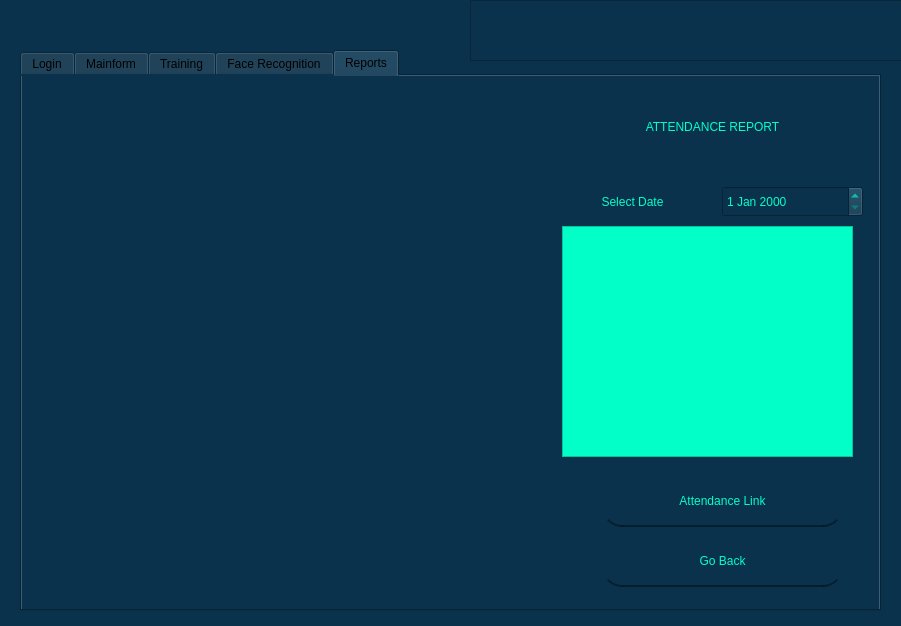
<?xml version="1.0" encoding="UTF-8"?>
<ui version="4.0">
 <class>MainWindow</class>
 <widget class="QMainWindow" name="MainWindow">
  <property name="geometry">
   <rect>
    <x>0</x>
    <y>0</y>
    <width>901</width>
    <height>626</height>
   </rect>
  </property>
  <property name="windowTitle">
   <string>MainWindow</string>
  </property>
  <property name="styleSheet">
   <string notr="true">background-color: rgb(10, 50, 76);</string>
  </property>
  <widget class="QWidget" name="centralwidget">
   <widget class="QTabWidget" name="tabWidget">
    <property name="geometry">
     <rect>
      <x>20</x>
      <y>50</y>
      <width>861</width>
      <height>561</height>
     </rect>
    </property>
    <property name="currentIndex">
     <number>4</number>
    </property>
    <widget class="QWidget" name="tab">
     <attribute name="title">
      <string>Login</string>
     </attribute>
     <widget class="QLabel" name="label">
      <property name="geometry">
       <rect>
        <x>-6</x>
        <y>-5</y>
        <width>861</width>
        <height>541</height>
       </rect>
      </property>
      <property name="text">
       <string/>
      </property>
      <property name="pixmap">
       <pixmap>images/login.png</pixmap>
      </property>
      <property name="scaledContents">
       <bool>true</bool>
      </property>
     </widget>
     <widget class="QLabel" name="label_2">
      <property name="geometry">
       <rect>
        <x>30</x>
        <y>30</y>
        <width>321</width>
        <height>61</height>
       </rect>
      </property>
      <property name="styleSheet">
       <string notr="true">color: rgb(2, 255, 200);

font: 75 11pt &quot;Terminal&quot;;
background-color: rgba(255, 255, 255, 0);</string>
      </property>
      <property name="text">
       <string>Face Recognition Attendance system</string>
      </property>
      <property name="alignment">
       <set>Qt::AlignCenter</set>
      </property>
      <property name="wordWrap">
       <bool>true</bool>
      </property>
     </widget>
     <widget class="QLabel" name="LOGININFO">
      <property name="geometry">
       <rect>
        <x>30</x>
        <y>110</y>
        <width>321</width>
        <height>61</height>
       </rect>
      </property>
      <property name="styleSheet">
       <string notr="true">color: rgb(2, 255, 200);

font: 75 11pt &quot;Terminal&quot;;
background-color: rgba(255, 255, 255, 0);</string>
      </property>
      <property name="text">
       <string/>
      </property>
      <property name="alignment">
       <set>Qt::AlignCenter</set>
      </property>
      <property name="wordWrap">
       <bool>true</bool>
      </property>
     </widget>
     <widget class="QLabel" name="label_3">
      <property name="geometry">
       <rect>
        <x>20</x>
        <y>160</y>
        <width>321</width>
        <height>61</height>
       </rect>
      </property>
      <property name="styleSheet">
       <string notr="true">color: rgb(2, 255, 200);

font: 75 11pt &quot;Terminal&quot;;
background-color: rgba(255, 255, 255, 0);</string>
      </property>
      <property name="text">
       <string>Enter the password</string>
      </property>
      <property name="alignment">
       <set>Qt::AlignCenter</set>
      </property>
      <property name="wordWrap">
       <bool>true</bool>
      </property>
     </widget>
     <widget class="QLineEdit" name="PASSWORD">
      <property name="geometry">
       <rect>
        <x>20</x>
        <y>220</y>
        <width>331</width>
        <height>51</height>
       </rect>
      </property>
      <property name="styleSheet">
       <string notr="true">QLineEdit#PASSWORD{
	background-color: rgb(10, 50, 76);
	border-radius:20px;
	border-bottom:2px solid rgba(1,1,1,1);
	padding:10px;
	font: 11pt &quot;Terminal&quot;;
	color: rgb(2, 255, 200);
}

QLineEdit#PASSWORD:hover{
	background-color: rgb(10, 60, 76);
	color: rgb(20, 255, 200);
}</string>
      </property>
      <property name="echoMode">
       <enum>QLineEdit::Password</enum>
      </property>
     </widget>
     <widget class="QPushButton" name="LOGINBUTTON">
      <property name="geometry">
       <rect>
        <x>30</x>
        <y>330</y>
        <width>141</width>
        <height>51</height>
       </rect>
      </property>
      <property name="styleSheet">
       <string notr="true">QPushButton#LOGINBUTTON{
border-radius:20px;
border-bottom:2px solid rgba(0,0,0,100);
color: rgb(2,255,200);
font: 11pt &quot;Terminal&quot;;
padding:10px;
}

QPushButton#LOGINBUTTON:hover{
background-color:rgb(10,60,76);
color: rgb(2,255,200);

}</string>
      </property>
      <property name="text">
       <string>Login</string>
      </property>
     </widget>
     <widget class="QPushButton" name="CLOSEBUTTON">
      <property name="geometry">
       <rect>
        <x>210</x>
        <y>330</y>
        <width>141</width>
        <height>51</height>
       </rect>
      </property>
      <property name="styleSheet">
       <string notr="true">QPushButton#CLOSEBUTTON{
border-radius:20px;
border-bottom:2px solid rgba(0,0,0,100);
color: rgb(2,255,200);
font: 11pt &quot;Terminal&quot;;
padding:10px;
}

QPushButton#CLOSEBUTTON:hover{
background-color:rgb(10,60,76);
color: rgb(2,255,200);

}</string>
      </property>
      <property name="text">
       <string>Close</string>
      </property>
     </widget>
    </widget>
    <widget class="QWidget" name="tab_2">
     <attribute name="title">
      <string>Mainform</string>
     </attribute>
     <widget class="QLabel" name="label_4">
      <property name="geometry">
       <rect>
        <x>0</x>
        <y>0</y>
        <width>861</width>
        <height>571</height>
       </rect>
      </property>
      <property name="text">
       <string/>
      </property>
      <property name="pixmap">
       <pixmap>images/mainform.png</pixmap>
      </property>
      <property name="scaledContents">
       <bool>true</bool>
      </property>
     </widget>
     <widget class="QPushButton" name="TRAINLINK1">
      <property name="geometry">
       <rect>
        <x>60</x>
        <y>90</y>
        <width>281</width>
        <height>61</height>
       </rect>
      </property>
      <property name="styleSheet">
       <string notr="true">QPushButton#TRAINLINK1{
border-radius:20px;
border-bottom:2px solid rgba(0,0,0,100);
color: rgb(2,255,200);
font: 11pt &quot;Terminal&quot;;
padding:10px;
}

QPushButton#TRAINLINK1:hover{
background-color:rgb(10,60,76);
color: rgb(2,255,200);

}</string>
      </property>
      <property name="text">
       <string>Train User</string>
      </property>
     </widget>
     <widget class="QPushButton" name="REPORTSLINK1">
      <property name="geometry">
       <rect>
        <x>60</x>
        <y>290</y>
        <width>281</width>
        <height>61</height>
       </rect>
      </property>
      <property name="styleSheet">
       <string notr="true">QPushButton#REPORTSLINK1{
border-radius:20px;
border-bottom:2px solid rgba(0,0,0,100);
color: rgb(2,255,200);
font: 11pt &quot;Terminal&quot;;
padding:10px;
}

QPushButton#REPORTSLINK1:hover{
background-color:rgb(10,60,76);
color: rgb(2,255,200);

}</string>
      </property>
      <property name="text">
       <string>Reports</string>
      </property>
     </widget>
     <widget class="QPushButton" name="ATTLINK1">
      <property name="geometry">
       <rect>
        <x>60</x>
        <y>190</y>
        <width>281</width>
        <height>61</height>
       </rect>
      </property>
      <property name="styleSheet">
       <string notr="true">QPushButton#ATTLINK1{
border-radius:20px;
border-bottom:2px solid rgba(0,0,0,100);
color: rgb(2,255,200);
font: 11pt &quot;Terminal&quot;;
padding:10px;
}

QPushButton#ATTLINK1:hover{
background-color:rgb(10,60,76);
color: rgb(2,255,200);

}</string>
      </property>
      <property name="text">
       <string>Attendance Entry</string>
      </property>
     </widget>
     <widget class="QPushButton" name="LOGOUTBUTTON">
      <property name="geometry">
       <rect>
        <x>60</x>
        <y>390</y>
        <width>281</width>
        <height>61</height>
       </rect>
      </property>
      <property name="styleSheet">
       <string notr="true">QPushButton#LOGOUTBUTTON{
border-radius:20px;
border-bottom:2px solid rgba(0,0,0,100);
color: rgb(2,255,200);
font: 11pt &quot;Terminal&quot;;
padding:10px;
}

QPushButton#LOGOUTBUTTON:hover{
background-color:rgb(10,60,76);
color: rgb(2,255,200);

}</string>
      </property>
      <property name="text">
       <string>Logout</string>
      </property>
     </widget>
    </widget>
    <widget class="QWidget" name="tab_3">
     <attribute name="title">
      <string>Training</string>
     </attribute>
     <widget class="QLabel" name="label_5">
      <property name="geometry">
       <rect>
        <x>0</x>
        <y>0</y>
        <width>861</width>
        <height>571</height>
       </rect>
      </property>
      <property name="text">
       <string/>
      </property>
      <property name="pixmap">
       <pixmap>images/training.png</pixmap>
      </property>
      <property name="scaledContents">
       <bool>true</bool>
      </property>
     </widget>
     <widget class="QLabel" name="label_6">
      <property name="geometry">
       <rect>
        <x>50</x>
        <y>40</y>
        <width>321</width>
        <height>61</height>
       </rect>
      </property>
      <property name="styleSheet">
       <string notr="true">color: rgb(2, 255, 200);

font: 75 11pt &quot;Terminal&quot;;
background-color: rgba(255, 255, 255, 0);</string>
      </property>
      <property name="text">
       <string>TRAINING PROCESS</string>
      </property>
      <property name="alignment">
       <set>Qt::AlignCenter</set>
      </property>
      <property name="wordWrap">
       <bool>true</bool>
      </property>
     </widget>
     <widget class="QLineEdit" name="traineeName">
      <property name="geometry">
       <rect>
        <x>50</x>
        <y>180</y>
        <width>331</width>
        <height>51</height>
       </rect>
      </property>
      <property name="styleSheet">
       <string notr="true">QLineEdit#traineeName{
	background-color: rgb(10, 50, 76);
	border-radius:20px;
	border-bottom:2px solid rgba(1,1,1,1);
	padding:10px;
	font: 11pt &quot;Terminal&quot;;
	color: rgb(2, 255, 200);
}

QLineEdit#traineeName:hover{
	background-color: rgb(10, 60, 76);
	color: rgb(20, 255, 200);
}</string>
      </property>
      <property name="echoMode">
       <enum>QLineEdit::Normal</enum>
      </property>
     </widget>
     <widget class="QLabel" name="label_7">
      <property name="geometry">
       <rect>
        <x>60</x>
        <y>120</y>
        <width>321</width>
        <height>61</height>
       </rect>
      </property>
      <property name="styleSheet">
       <string notr="true">color: rgb(2, 255, 200);

font: 75 11pt &quot;Terminal&quot;;
background-color: rgba(255, 255, 255, 0);</string>
      </property>
      <property name="text">
       <string>Enter the person name</string>
      </property>
      <property name="alignment">
       <set>Qt::AlignLeading|Qt::AlignLeft|Qt::AlignVCenter</set>
      </property>
      <property name="wordWrap">
       <bool>true</bool>
      </property>
     </widget>
     <widget class="QLabel" name="label_8">
      <property name="geometry">
       <rect>
        <x>50</x>
        <y>250</y>
        <width>321</width>
        <height>61</height>
       </rect>
      </property>
      <property name="styleSheet">
       <string notr="true">color: rgb(2, 255, 200);

font: 75 11pt &quot;Terminal&quot;;
background-color: rgba(255, 255, 255, 0);</string>
      </property>
      <property name="text">
       <string>Number of training captures</string>
      </property>
      <property name="alignment">
       <set>Qt::AlignLeading|Qt::AlignLeft|Qt::AlignVCenter</set>
      </property>
      <property name="wordWrap">
       <bool>true</bool>
      </property>
     </widget>
     <widget class="QLineEdit" name="trainingCount">
      <property name="geometry">
       <rect>
        <x>50</x>
        <y>310</y>
        <width>331</width>
        <height>51</height>
       </rect>
      </property>
      <property name="styleSheet">
       <string notr="true">QLineEdit#trainingCount{
	background-color: rgb(10, 50, 76);
	border-radius:20px;
	border-bottom:2px solid rgba(1,1,1,1);
	padding:10px;
	font: 11pt &quot;Terminal&quot;;
	color: rgb(2, 255, 200);
}

QLineEdit#trainingCount:hover{
	background-color: rgb(10, 60, 76);
	color: rgb(20, 255, 200);
}</string>
      </property>
      <property name="text">
       <string>100</string>
      </property>
      <property name="echoMode">
       <enum>QLineEdit::Normal</enum>
      </property>
     </widget>
     <widget class="QPushButton" name="TRAININGBUTTON">
      <property name="geometry">
       <rect>
        <x>50</x>
        <y>410</y>
        <width>141</width>
        <height>51</height>
       </rect>
      </property>
      <property name="styleSheet">
       <string notr="true">QPushButton#TRAININGBUTTON{
border-radius:20px;
border-bottom:2px solid rgba(0,0,0,100);
color: rgb(2,255,200);
font: 11pt &quot;Terminal&quot;;
padding:10px;
}

QPushButton#TRAININGBUTTON:hover{
background-color:rgb(10,60,76);
color: rgb(2,255,200);

}</string>
      </property>
      <property name="text">
       <string>Train</string>
      </property>
     </widget>
     <widget class="QPushButton" name="TRAININGBACK">
      <property name="geometry">
       <rect>
        <x>230</x>
        <y>410</y>
        <width>141</width>
        <height>51</height>
       </rect>
      </property>
      <property name="styleSheet">
       <string notr="true">QPushButton#TRAININGBACK{
border-radius:20px;
border-bottom:2px solid rgba(0,0,0,100);
color: rgb(2,255,200);
font: 11pt &quot;Terminal&quot;;
padding:10px;
}

QPushButton#TRAININGBACK:hover{
background-color:rgb(10,60,76);
color: rgb(2,255,200);

}</string>
      </property>
      <property name="text">
       <string>Go Back</string>
      </property>
     </widget>
    </widget>
    <widget class="QWidget" name="tab_4">
     <attribute name="title">
      <string>Face Recognition</string>
     </attribute>
     <widget class="QLabel" name="label_9">
      <property name="geometry">
       <rect>
        <x>0</x>
        <y>0</y>
        <width>861</width>
        <height>571</height>
       </rect>
      </property>
      <property name="text">
       <string/>
      </property>
      <property name="pixmap">
       <pixmap>images/facereco.png</pixmap>
      </property>
      <property name="scaledContents">
       <bool>true</bool>
      </property>
     </widget>
     <widget class="QLabel" name="label_10">
      <property name="geometry">
       <rect>
        <x>60</x>
        <y>40</y>
        <width>321</width>
        <height>61</height>
       </rect>
      </property>
      <property name="styleSheet">
       <string notr="true">color: rgb(2, 255, 200);

font: 75 11pt &quot;Terminal&quot;;
background-color: rgba(255, 255, 255, 0);</string>
      </property>
      <property name="text">
       <string>ATTENDANCE ENTRY</string>
      </property>
      <property name="alignment">
       <set>Qt::AlignCenter</set>
      </property>
      <property name="wordWrap">
       <bool>true</bool>
      </property>
     </widget>
     <widget class="QPushButton" name="RECORD">
      <property name="geometry">
       <rect>
        <x>50</x>
        <y>120</y>
        <width>341</width>
        <height>51</height>
       </rect>
      </property>
      <property name="styleSheet">
       <string notr="true">QPushButton#RECORD{
border-radius:20px;
border-bottom:2px solid rgba(0,0,0,100);
color: rgb(2,255,200);
font: 11pt &quot;Terminal&quot;;
padding:10px;
}

QPushButton#RECORD:hover{
background-color:rgb(10,60,76);
color: rgb(2,255,200);

}</string>
      </property>
      <property name="text">
       <string>Record Attendance</string>
      </property>
     </widget>
     <widget class="QLabel" name="label_11">
      <property name="geometry">
       <rect>
        <x>60</x>
        <y>200</y>
        <width>321</width>
        <height>61</height>
       </rect>
      </property>
      <property name="styleSheet">
       <string notr="true">color: rgb(2, 255, 200);

font: 75 11pt &quot;Terminal&quot;;
background-color: rgba(255, 255, 255, 0);</string>
      </property>
      <property name="text">
       <string>Current Status</string>
      </property>
      <property name="alignment">
       <set>Qt::AlignLeading|Qt::AlignLeft|Qt::AlignVCenter</set>
      </property>
      <property name="wordWrap">
       <bool>true</bool>
      </property>
     </widget>
     <widget class="QLabel" name="currentprocess">
      <property name="geometry">
       <rect>
        <x>60</x>
        <y>250</y>
        <width>321</width>
        <height>61</height>
       </rect>
      </property>
      <property name="styleSheet">
       <string notr="true">color: rgb(2, 255, 200);

font: 75 11pt &quot;Terminal&quot;;
background-color: rgba(255, 255, 255, 0);</string>
      </property>
      <property name="text">
       <string>Waiting...</string>
      </property>
      <property name="alignment">
       <set>Qt::AlignLeading|Qt::AlignLeft|Qt::AlignVCenter</set>
      </property>
      <property name="wordWrap">
       <bool>true</bool>
      </property>
     </widget>
     <widget class="QPushButton" name="ATTENDANCEBACK">
      <property name="geometry">
       <rect>
        <x>50</x>
        <y>350</y>
        <width>341</width>
        <height>51</height>
       </rect>
      </property>
      <property name="styleSheet">
       <string notr="true">QPushButton#ATTENDANCEBACK{
border-radius:20px;
border-bottom:2px solid rgba(0,0,0,100);
color: rgb(2,255,200);
font: 11pt &quot;Terminal&quot;;
padding:10px;
}

QPushButton#ATTENDANCEBACK:hover{
background-color:rgb(10,60,76);
color: rgb(2,255,200);

}</string>
      </property>
      <property name="text">
       <string>Go Back</string>
      </property>
     </widget>
    </widget>
    <widget class="QWidget" name="tab_5">
     <attribute name="title">
      <string>Reports</string>
     </attribute>
     <widget class="QLabel" name="label_12">
      <property name="geometry">
       <rect>
        <x>0</x>
        <y>0</y>
        <width>861</width>
        <height>571</height>
       </rect>
      </property>
      <property name="text">
       <string/>
      </property>
      <property name="pixmap">
       <pixmap>images/reports.png</pixmap>
      </property>
      <property name="scaledContents">
       <bool>true</bool>
      </property>
     </widget>
     <widget class="QLabel" name="label_13">
      <property name="geometry">
       <rect>
        <x>530</x>
        <y>20</y>
        <width>321</width>
        <height>61</height>
       </rect>
      </property>
      <property name="styleSheet">
       <string notr="true">color: rgb(2, 255, 200);

font: 75 11pt &quot;Terminal&quot;;
background-color: rgba(255, 255, 255, 0);</string>
      </property>
      <property name="text">
       <string>ATTENDANCE REPORT</string>
      </property>
      <property name="alignment">
       <set>Qt::AlignCenter</set>
      </property>
      <property name="wordWrap">
       <bool>true</bool>
      </property>
     </widget>
     <widget class="QLabel" name="label_14">
      <property name="geometry">
       <rect>
        <x>530</x>
        <y>110</y>
        <width>161</width>
        <height>31</height>
       </rect>
      </property>
      <property name="styleSheet">
       <string notr="true">color: rgb(2, 255, 200);

font: 75 9pt &quot;Terminal&quot;;
background-color: rgba(255, 255, 255, 0);</string>
      </property>
      <property name="text">
       <string>Select Date</string>
      </property>
      <property name="alignment">
       <set>Qt::AlignCenter</set>
      </property>
      <property name="wordWrap">
       <bool>true</bool>
      </property>
     </widget>
     <widget class="QDateEdit" name="dateEdit">
      <property name="geometry">
       <rect>
        <x>700</x>
        <y>110</y>
        <width>141</width>
        <height>31</height>
       </rect>
      </property>
      <property name="styleSheet">
       <string notr="true">color: rgb(2, 255, 200);
</string>
      </property>
     </widget>
     <widget class="QPushButton" name="REPORTSBACK">
      <property name="geometry">
       <rect>
        <x>580</x>
        <y>460</y>
        <width>241</width>
        <height>51</height>
       </rect>
      </property>
      <property name="styleSheet">
       <string notr="true">QPushButton#REPORTSBACK{
border-radius:20px;
border-bottom:2px solid rgba(0,0,0,100);
color: rgb(2,255,200);
font: 11pt &quot;Terminal&quot;;
padding:10px;
}

QPushButton#REPORTSBACK:hover{
background-color:rgb(10,60,76);
color: rgb(2,255,200);

}</string>
      </property>
      <property name="text">
       <string>Go Back</string>
      </property>
     </widget>
     <widget class="QTableWidget" name="REPORTS">
      <property name="geometry">
       <rect>
        <x>540</x>
        <y>150</y>
        <width>291</width>
        <height>231</height>
       </rect>
      </property>
      <property name="styleSheet">
       <string notr="true">
background-color: rgb(2, 255, 200);</string>
      </property>
     </widget>
     <widget class="QPushButton" name="REPORTS_LINK">
      <property name="geometry">
       <rect>
        <x>580</x>
        <y>400</y>
        <width>241</width>
        <height>51</height>
       </rect>
      </property>
      <property name="styleSheet">
       <string notr="true">QPushButton#REPORTS_LINK{
border-radius:20px;
border-bottom:2px solid rgba(0,0,0,100);
color: rgb(2,255,200);
font: 11pt &quot;Terminal&quot;;
padding:10px;
}

QPushButton#REPORTS_LINK:hover{
background-color:rgb(10,60,76);
color: rgb(2,255,200);

}</string>
      </property>
      <property name="text">
       <string>Attendance Link</string>
      </property>
     </widget>
    </widget>
   </widget>
   <widget class="QFrame" name="frame">
    <property name="geometry">
     <rect>
      <x>470</x>
      <y>0</y>
      <width>481</width>
      <height>61</height>
     </rect>
    </property>
    <property name="frameShape">
     <enum>QFrame::StyledPanel</enum>
    </property>
    <property name="frameShadow">
     <enum>QFrame::Raised</enum>
    </property>
   </widget>
  </widget>
 </widget>
 <resources/>
 <connections/>
</ui>
